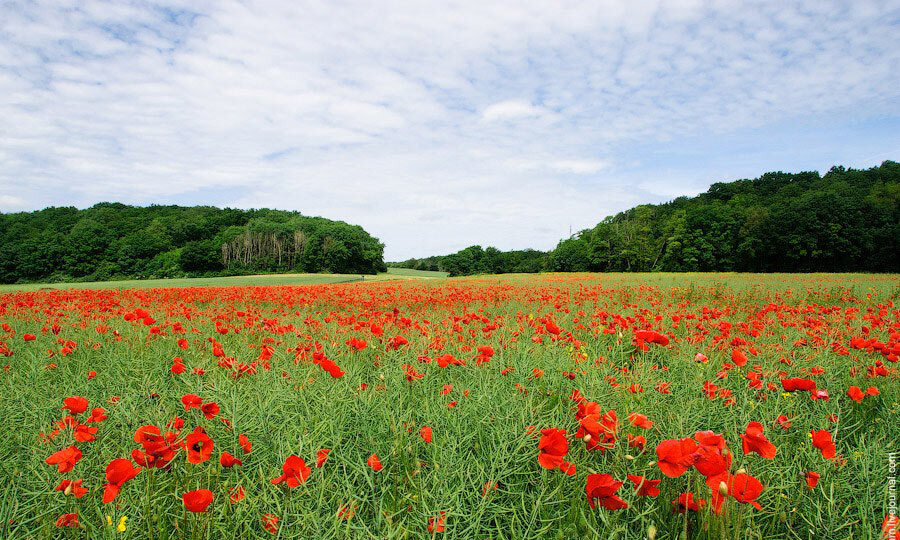
#> input picture 1.jpg, 900 x 540 px
$ jupyter execute program.ipynb
#> lines starting #> are read from the running program, lines starting #| are printed output that depends on the picture
<h2>Склейка изображений</h2>

[cell 1]
import cv2
import numpy as np
import sys
import matplotlib.pyplot as plt

[cell 2]
def image_merging (A, B):
    G = A.copy()
    gpA = [G]
    for i in range(5):
        G = cv2.pyrDown(G)
        gpA.append(G)

    G = B.copy()
    gpB = [G]
    for i in range(5):
        G = cv2.pyrDown(G)
        gpB.append(G)

    lpA = [gpA[5]]
    for i in range(5,0,-1):
        GE = cv2.pyrUp(gpA[i])
        L = cv2.subtract(gpA[i-1],GE)
        lpA.append(L)

    lpB = [gpB[5]]
    for i in range(5,0,-1):
        GE = cv2.pyrUp(gpB[i])
        L = cv2.subtract(gpB[i-1],GE)
        lpB.append(L)

    LS = []
    for la,lb in zip(lpA,lpB):
        rows,cols,dpt = la.shape
        ls = np.hstack((la[:, 0: int(cols/2)], lb[:, int(cols/2) :]))
        LS.append(ls)

    ls_ = LS[0]
    for i in range(1,6):
        ls_ = cv2.pyrUp(ls_)
        ls_ = cv2.add(ls_, LS[i])

    real = np.hstack((A[:, :int(cols/2)],B[:, int(cols/2):]))
    return real, ls_

[cell 3]
image1 = cv2.imread('1.jpg', 3)
#> image1 is the input picture: shape (540, 900, 3); mean B, G, R 119.2, 149.1, 149.9
A = cv2.resize(image1, (448, 448), interpolation=cv2.INTER_CUBIC)
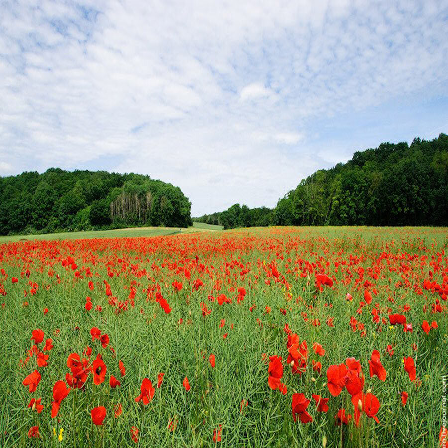
#> A: shape (448, 448, 3); mean B, G, R 119.3, 149.1, 149.9
plt.figure(figsize=(10,10))
plt.imshow(cv2.cvtColor(image1, cv2.COLOR_BGR2RGB))

image2 = cv2.imread('2.jpg', 3)
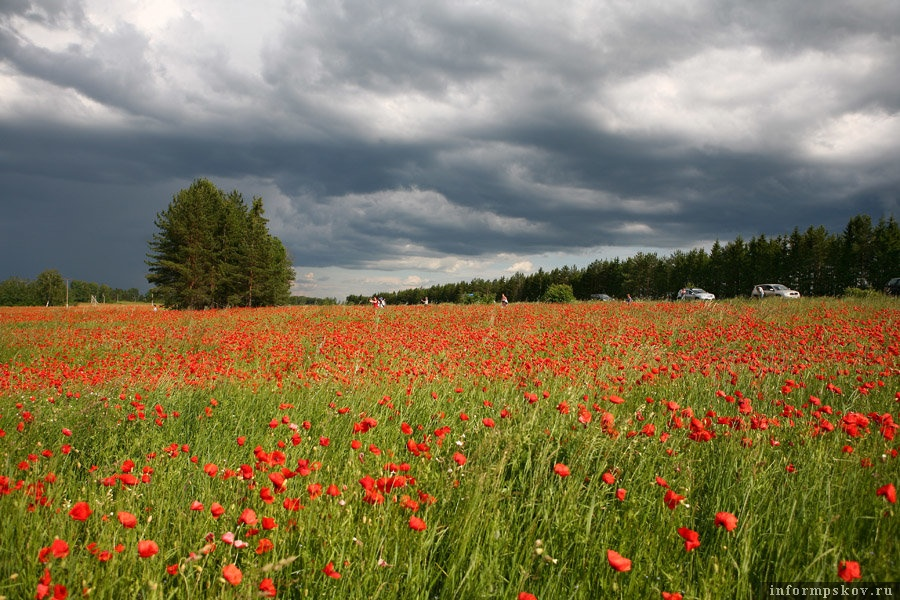
#> input picture 2.jpg, 900 x 600 px
#> image2 is the input picture: shape (600, 900, 3); mean B, G, R 84.8, 118, 129.9
B = cv2.resize(image2, (448, 448), interpolation=cv2.INTER_CUBIC)
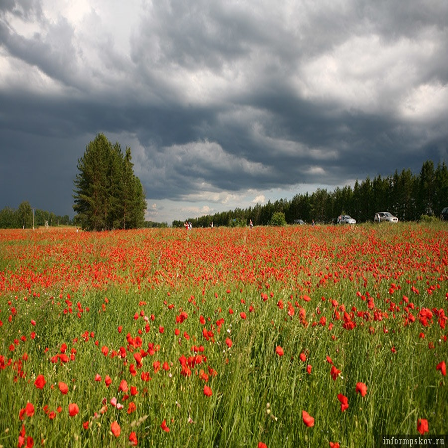
#> B: shape (448, 448, 3); mean B, G, R 84.8, 118, 129.9
plt.figure(figsize=(10,10))
plt.imshow(cv2.cvtColor(image2, cv2.COLOR_BGR2RGB))

direct_merged, lapl_merge = image_merging(A, B)
#> after the loop in image_merging, `for i in range(5):`: gpA = 6 items
#> the loop in image_merging, `for i in range(5):` made 5 passes
#> pass 1, in image_merging, `G = cv2.pyrDown(G)`:
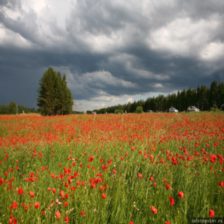
#> G: shape (224, 224, 3); mean B, G, R 85, 118.1, 130
#> pass 3, in image_merging, `G = cv2.pyrDown(G)`:
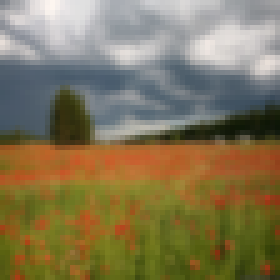
#> G: shape (56, 56, 3) (shown 5 times larger); mean B, G, R 86.2, 118.9, 130.8
#> the loop in image_merging, `for i in range(5,0,-1):` made 5 passes
#> pass 1, in image_merging, `GE = cv2.pyrUp(gpA[i])`:
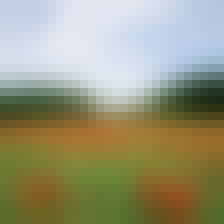
#> GE: shape (28, 28, 3) (shown 8 times larger); mean of channels 0, 1, 2 122.9, 151.5, 152.8; drawn as B, G, R
#> the loop in image_merging, `for i in range(5,0,-1):` made 5 passes
#> pass 1, in image_merging, `GE = cv2.pyrUp(gpB[i])`:
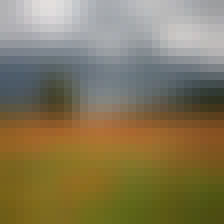
#> GE: shape (28, 28, 3) (shown 8 times larger); mean of channels 0, 1, 2 88, 120.2, 132; drawn as B, G, R
#> the loop in image_merging, `for la,lb in zip(lpA,lpB):` made 6 passes
#> (rows, cols) on passes 1 to 6: (14, 14), (28, 28), (56, 56), (112, 112), (224, 224), (448, 448)
#> pass 3, in image_merging, `ls = np.hstack((la[:, 0: int(cols/2)], lb[:, int(cols/2) :]))`:
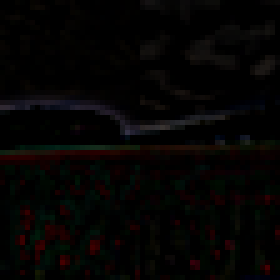
#> ls: shape (56, 56, 3) (shown 5 times larger); mean of channels 0, 1, 2 2.8, 3.7, 4.8; drawn as B, G, R
#> after the loop in image_merging, `for i in range(1,6):`:
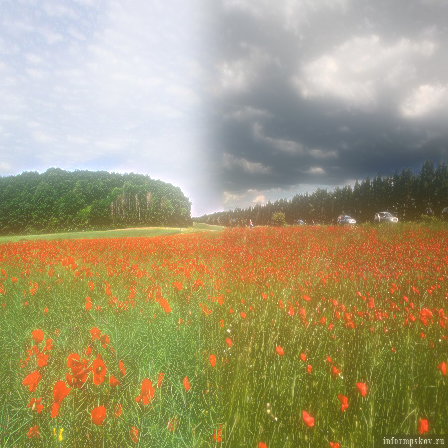
#> ls_: shape (448, 448, 3); mean of channels 0, 1, 2 118.1, 154.7, 164.8; drawn as B, G, R
#> in image_merging, `real = np.hstack((A[:, :int(cols/2)],B[:, int(cols/2):]))`:
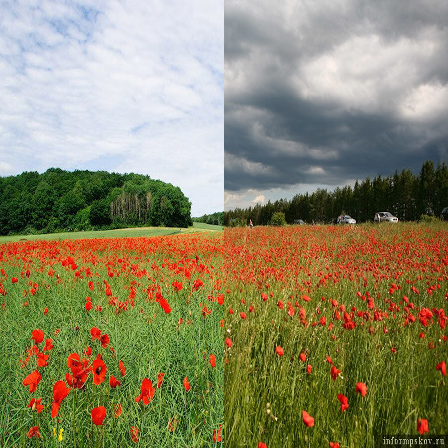
#> real: shape (448, 448, 3); mean B, G, R 103.4, 135.3, 140.4

[cell 4]
plt.figure(figsize=(10,10))
plt.imshow(cv2.cvtColor(direct_merged, cv2.COLOR_BGR2RGB))
plt.title('Прямое слияние', fontsize=18)

[cell 5]
plt.figure(figsize=(10,10))
plt.imshow(cv2.cvtColor(lapl_merge, cv2.COLOR_BGR2RGB))
plt.title('Слияние с помощью пирамид', fontsize=18)
